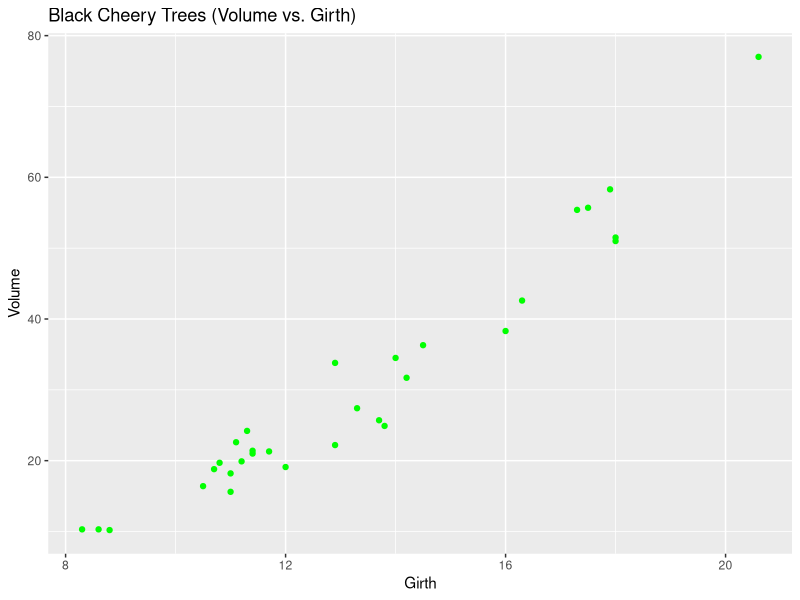
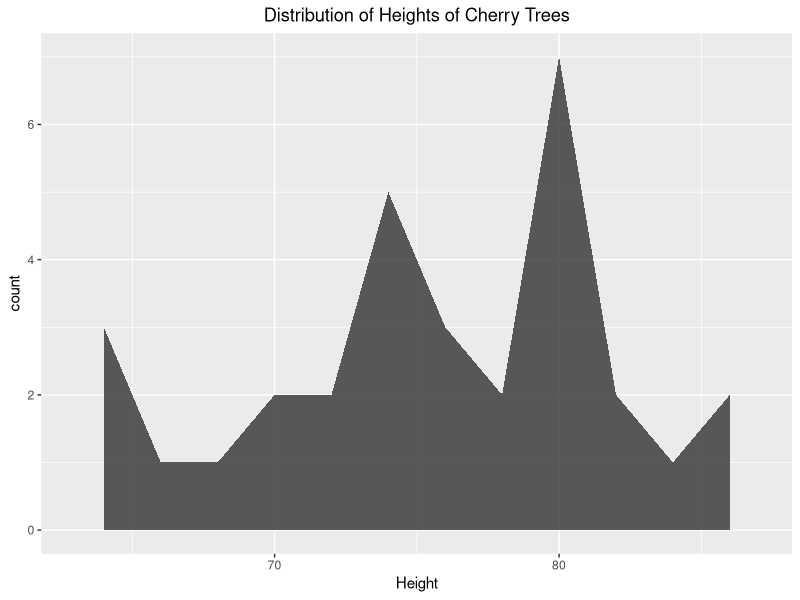
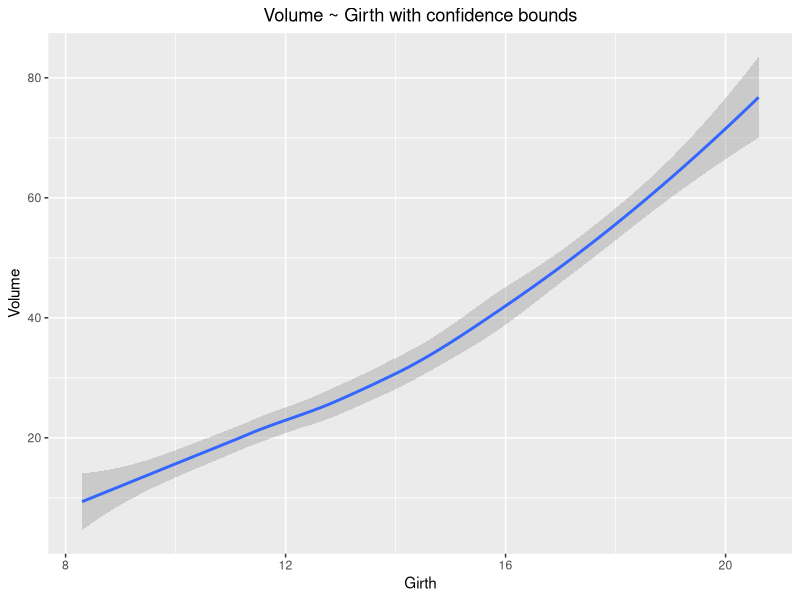

R code for these plots, in order:
## ---- chunk 1
knitr::opts_chunk$set(echo = TRUE)
## ---- chunk 2
library(tidyverse)
suppressPackageStartupMessages(library(tidyverse))

trees %>% 
  ggplot(aes(Girth, Volume)) + 
  geom_point(colour="green") + 
  ggtitle("Black Cheery Trees (Volume vs. Girth)")
## ---- chunk 3
trees %>% 
  ggplot(aes(Height)) + 
  geom_area(stat="bin", alpha=0.8, binwidth=2) +
  ggtitle("Distribution of Heights of Cherry Trees") +
  theme(plot.title = element_text(hjust = 0.5))
## ---- chunk 4
trees %>% 
  ggplot(aes(Girth, Volume)) + 
  geom_smooth() + 
  ggtitle("Volume ~ Girth with confidence bounds") +
  theme(plot.title = element_text(hjust = 0.5))
